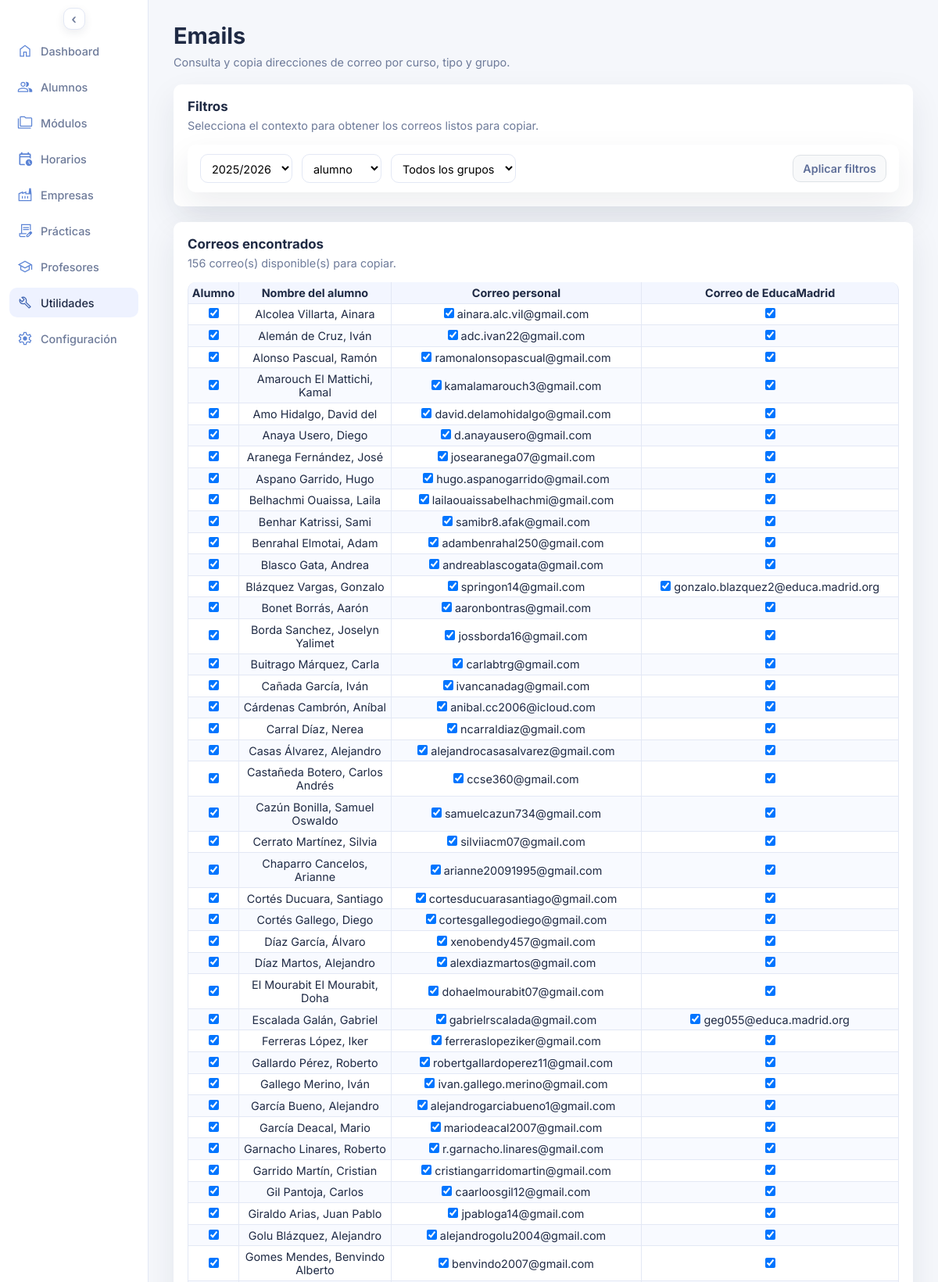
Screenshot of /emails.php (upper part) with the database file from the repository.
### tables this page shows
CREATE TABLE `alumnos` (
  `id_alumno` int UNSIGNED NOT NULL,
  `nia` varchar(20) DEFAULT NULL,
  `dni` varchar(20) DEFAULT NULL,
  `seg_soc` varchar(20) DEFAULT NULL,
  `apellido1` varchar(60) NOT NULL,
  `apellido2` varchar(60) DEFAULT NULL,
  `nombre` varchar(60) NOT NULL,
  `fecha_nacimiento` date DEFAULT NULL,
  `horas_ffe_aprobadas` smallint UNSIGNED DEFAULT NULL,
  `id_provincia` int UNSIGNED DEFAULT NULL,
  `id_localidad` int UNSIGNED DEFAULT NULL,
  `cp` varchar(10) DEFAULT NULL,
  `repite_curso` tinyint(1) DEFAULT '0',
  `nombre_tutor1` varchar(60) DEFAULT NULL,
  `telefono_tutor1` varchar(20) DEFAULT NULL,
  `correo_tutor1` varchar(150) DEFAULT NULL,
  `nombre_tutor2` varchar(60) DEFAULT NULL,
  `telefono_tutor2` varchar(20) DEFAULT NULL,
  `correo_tutor2` varchar(150) DEFAULT NULL,
  `faltas_10_dia` date DEFAULT NULL,
  `faltas_10_cantidad` smallint UNSIGNED NOT NULL DEFAULT '0',
  `faltas_15_dia` date DEFAULT NULL,
  `faltas_15_cantidad` smallint UNSIGNED NOT NULL DEFAULT '0',
  `comentarios` text
);

### emails.php (the view, shortened to what this page needs)
<?php
$pdo = db();
$cursos_stmt = $pdo->query('SELECT id_curso_escolar, curso_escolar, activo FROM cursos_escolares ORDER BY activo DESC, id_curso_escolar DESC');
$cursos_escolares = $cursos_stmt->fetchAll(PDO::FETCH_ASSOC);
$curso_activo_id = 0;
foreach ($cursos_escolares as $curso_item) {
  if ((int) ($curso_item['activo'] ?? 0) === 1) {
    $curso_activo_id = (int) $curso_item['id_curso_escolar'];
    break;
  }
}
$curso_escolar_id = isset($_GET['id_curso_escolar']) && ctype_digit((string) $_GET['id_curso_escolar'])
  ? (int) $_GET['id_curso_escolar']
  : $curso_activo_id;
$tipo = (string) ($_GET['tipo'] ?? 'alumno');
$emails = [];
$alumnos = [];
if ($tipo === 'alumno') {
  $sql_alumnos =
    'SELECT
      a.id_alumno,
      a.apellido1,
      a.apellido2,
      a.nombre,
      MIN(CASE
        WHEN TRIM(COALESCE(c.etiqueta, "")) = "Personal" THEN TRIM(COALESCE(c.direccion_correo, ""))
        ELSE NULL
      END) AS correo_personal,
      MIN(CASE
        WHEN TRIM(COALESCE(c.etiqueta, "")) = "EducaMadrid" THEN TRIM(COALESCE(c.direccion_correo, ""))
        ELSE NULL
      END) AS correo_educamadrid
     FROM alumno_curso ac
     INNER JOIN alumnos a ON a.id_alumno = ac.id_alumno
     LEFT JOIN correos c
       ON c.id_entidad = a.id_alumno
      AND c.entidad_tipo = "alumno"
     WHERE ac.id_curso_escolar = :id_curso_escolar';
  $params_alumnos = ['id_curso_escolar' => $curso_escolar_id];
  $sql_alumnos .= '
     GROUP BY a.id_alumno, a.apellido1, a.apellido2, a.nombre
     ORDER BY a.apellido1, a.apellido2, a.nombre';
  $emails_stmt = $pdo->prepare($sql_alumnos);
  $emails_stmt->execute($params_alumnos);
  $alumnos = $emails_stmt->fetchAll(PDO::FETCH_ASSOC);
  $alumnos_seleccionados = [];
  $correos_personales_seleccionados = [];
  $correos_educamadrid_seleccionados = [];
  $seleccion_manual = isset($_GET['seleccion']) && (string) $_GET['seleccion'] === '1';
  foreach ($alumnos as $alumno_item) {
    $id_alumno_item = (int) ($alumno_item['id_alumno'] ?? 0);
    $correo_personal_item = trim((string) ($alumno_item['correo_personal'] ?? ''));
    $correo_educamadrid_item = trim((string) ($alumno_item['correo_educamadrid'] ?? ''));
    $incluir_correo_personal = $seleccion_manual
      ? in_array($id_alumno_item, $correos_personales_seleccionados, true)
      : true;
    if ($incluir_correo_personal && $correo_personal_item !== '') {
      $emails[] = $correo_personal_item;
    }
    $incluir_correo_educamadrid = $seleccion_manual
      ? in_array($id_alumno_item, $correos_educamadrid_seleccionados, true)
      : true;
    if ($incluir_correo_educamadrid && $correo_educamadrid_item !== '') {
      $emails[] = $correo_educamadrid_item;
    }
  }
}
$emails = array_values(array_unique(array_filter(array_map(static fn ($email): string => trim((string) $email), $emails), static fn (string $email): bool => $email !== '')));
?>
<!DOCTYPE html>
<html lang="es">
<head>
  <link rel="stylesheet" href="assets/styles.css">
</head>
<body>
  <div class="page">
    <?php require __DIR__ . '/includes/sidebar.php'; ?>
    <main class="content">
      <header class="header">
        <div>
          <h1>Emails</h1>
          <p class="subheading">Consulta y copia direcciones de correo por curso, tipo y grupo.</p>
        </div>
      </header>
      <section class="panel">
        <div class="panel-header">
          <h3>Filtros</h3>
          <p>Selecciona el contexto para obtener los correos listos para copiar.</p>
        </div>
        <form class="topbar" method="get">
          <div class="topbar-actions">
            <label class="calendar-select">
              <select name="id_curso_escolar">
                <?php foreach ($cursos_escolares as $curso): ?>
                  <option value="<?php echo (int) $curso['id_curso_escolar']; ?>" <?php echo (int) $curso['id_curso_escolar'] === $curso_escolar_id ? 'selected' : ''; ?>>
                    <?php echo htmlspecialchars((string) $curso['curso_escolar'], ENT_QUOTES, 'UTF-8'); ?>
                  </option>
                <?php endforeach; ?>
              </select>
            </label>
            <label class="calendar-select">
              <select name="tipo">
                <option value="alumno" <?php echo $tipo === 'alumno' ? 'selected' : ''; ?>>alumno</option>
              </select>
            </label>
            <?php if ($tipo === 'alumno'): ?>
              <label class="calendar-select">
                <select name="id_grupo">
                  <option value="">Todos los grupos</option>
                </select>
              </label>
            <?php endif; ?>
          </div>
          <button type="submit" class="edit-toggle">Aplicar filtros</button>
        </form>
      </section>
      <section class="panel">
        <div class="panel-header">
          <h3>Correos encontrados</h3>
          <p><?php echo count($emails); ?> correo(s) disponible(s) para copiar.</p>
        </div>
        <?php if ($tipo === 'alumno'): ?>
          <form class="panel-grid" method="get">
            <table>
              <thead>
                <tr>
                  <th>Alumno</th>
                  <th>Nombre del alumno</th>
                  <th>Correo personal</th>
                  <th>Correo de EducaMadrid</th>
                </tr>
              </thead>
              <tbody>
                <?php foreach ($alumnos as $alumno): ?>
                  <?php
                  $id_alumno = (int) ($alumno['id_alumno'] ?? 0);
                  $apellido1 = trim((string) ($alumno['apellido1'] ?? ''));
                  $apellido2 = trim((string) ($alumno['apellido2'] ?? ''));
                  $nombre = trim((string) ($alumno['nombre'] ?? ''));
                  $correo_personal = trim((string) ($alumno['correo_personal'] ?? ''));
                  $correo_educamadrid = trim((string) ($alumno['correo_educamadrid'] ?? ''));
                  $nombre_completo = sprintf('%s%s, %s', $apellido1, $apellido2 !== '' ? ' ' . $apellido2 : '', $nombre);
                  $alumno_checked = !isset($_GET['seleccion']) || in_array($id_alumno, $alumnos_seleccionados, true);
                  $correo_personal_checked = !isset($_GET['seleccion']) || in_array($id_alumno, $correos_personales_seleccionados, true);
                  $correo_educamadrid_checked = !isset($_GET['seleccion']) || in_array($id_alumno, $correos_educamadrid_seleccionados, true);
                  ?>
                  <tr>
                    <td><input type="checkbox" name="alumnos[]" value="<?php echo $id_alumno; ?>" <?php echo $alumno_checked ? 'checked' : ''; ?>></td>
                    <td><?php echo htmlspecialchars($nombre_completo, ENT_QUOTES, 'UTF-8'); ?></td>
                    <td>
                      <input type="checkbox" name="correos_personales[]" value="<?php echo $id_alumno; ?>" <?php echo $correo_personal_checked ? 'checked' : ''; ?>>
                      <?php echo htmlspecialchars($correo_personal, ENT_QUOTES, 'UTF-8'); ?>
                    </td>
                    <td>
                      <input type="checkbox" name="correos_educamadrid[]" value="<?php echo $id_alumno; ?>" <?php echo $correo_educamadrid_checked ? 'checked' : ''; ?>>
                      <?php echo htmlspecialchars($correo_educamadrid, ENT_QUOTES, 'UTF-8'); ?>
                    </td>
                  </tr>
                <?php endforeach; ?>
              </tbody>
            </table>
          </form>
        <?php endif; ?>
      </section>
    </main>
  </div>
</body>
</html>

### rows the page displays
alumnos: nombre_completo "Alcolea Villarta, Ainara", correo_personal "ainara.alc.vil@gmail.com"
alumnos: nombre_completo "Alemán de Cruz, Iván", correo_personal "adc.ivan22@gmail.com"
alumnos: nombre_completo "Alonso Pascual, Ramón", correo_personal "ramonalonsopascual@gmail.com"
alumnos: nombre_completo "Amarouch El Mattichi, Kamal", correo_personal "kamalamarouch3@gmail.com"
alumnos: nombre_completo "Amo Hidalgo, David del", correo_personal "david.delamohidalgo@gmail.com"
alumnos: nombre_completo "Anaya Usero, Diego", correo_personal "d.anayausero@gmail.com"
alumnos: nombre_completo "Aranega Fernández, José", correo_personal "josearanega07@gmail.com"
alumnos: nombre_completo "Aspano Garrido, Hugo", correo_personal "hugo.aspanogarrido@gmail.com"
alumnos: nombre_completo "Belhachmi Ouaissa, Laila", correo_personal "lailaouaissabelhachmi@gmail.com"
alumnos: nombre_completo "Benhar Katrissi, Sami", correo_personal "samibr8.afak@gmail.com"
alumnos: nombre_completo "Benrahal Elmotai, Adam", correo_personal "adambenrahal250@gmail.com"
alumnos: nombre_completo "Blasco Gata, Andrea", correo_personal "andreablascogata@gmail.com"
alumnos: nombre_completo "Blázquez Vargas, Gonzalo", correo_personal "springon14@gmail.com", correo_educamadrid "gonzalo.blazquez2@educa.madrid.org"
alumnos: nombre_completo "Bonet Borrás, Aarón", correo_personal "aaronbontras@gmail.com"
alumnos: nombre_completo "Borda Sanchez, Joselyn Yalimet", correo_personal "jossborda16@gmail.com"
alumnos: nombre_completo "Buitrago Márquez, Carla", correo_personal "carlabtrg@gmail.com"
alumnos: nombre_completo "Cañada García, Iván", correo_personal "ivancanadag@gmail.com"
alumnos: nombre_completo "Cárdenas Cambrón, Aníbal", correo_personal "anibal.cc2006@icloud.com"
alumnos: nombre_completo "Carral Díaz, Nerea", correo_personal "ncarraldiaz@gmail.com"
alumnos: nombre_completo "Casas Álvarez, Alejandro", correo_personal "alejandrocasasalvarez@gmail.com"
alumnos: nombre_completo "Castañeda Botero, Carlos Andrés", correo_personal "ccse360@gmail.com"
alumnos: nombre_completo "Cazún Bonilla, Samuel Oswaldo", correo_personal "samuelcazun734@gmail.com"
alumnos: nombre_completo "Cerrato Martínez, Silvia", correo_personal "silviiacm07@gmail.com"
alumnos: nombre_completo "Chaparro Cancelos, Arianne", correo_personal "arianne20091995@gmail.com"
alumnos: nombre_completo "Cortés Ducuara, Santiago", correo_personal "cortesducuarasantiago@gmail.com"
alumnos: nombre_completo "Cortés Gallego, Diego", correo_personal "cortesgallegodiego@gmail.com"
alumnos: nombre_completo "Díaz García, Álvaro", correo_personal "xenobendy457@gmail.com"
alumnos: nombre_completo "Díaz Martos, Alejandro", correo_personal "alexdiazmartos@gmail.com"
alumnos: nombre_completo "El Mourabit El Mourabit, Doha", correo_personal "dohaelmourabit07@gmail.com"
alumnos: nombre_completo "Escalada Galán, Gabriel", correo_personal "gabrielrscalada@gmail.com", correo_educamadrid "geg055@educa.madrid.org"
alumnos: nombre_completo "Ferreras López, Iker", correo_personal "ferreraslopeziker@gmail.com"
alumnos: nombre_completo "Gallardo Pérez, Roberto", correo_personal "robertgallardoperez11@gmail.com"
alumnos: nombre_completo "Gallego Merino, Iván", correo_personal "ivan.gallego.merino@gmail.com"
alumnos: nombre_completo "García Bueno, Alejandro", correo_personal "alejandrogarciabueno1@gmail.com"
alumnos: nombre_completo "García Deacal, Mario", correo_personal "mariodeacal2007@gmail.com"
alumnos: nombre_completo "Garnacho Linares, Roberto", correo_personal "r.garnacho.linares@gmail.com"
alumnos: nombre_completo "Garrido Martín, Cristian", correo_personal "cristiangarridomartin@gmail.com"
alumnos: nombre_completo "Gil Pantoja, Carlos", correo_personal "caarloosgil12@gmail.com"
alumnos: nombre_completo "Giraldo Arias, Juan Pablo", correo_personal "jpabloga14@gmail.com"
alumnos: nombre_completo "Golu Blázquez, Alejandro", correo_personal "alejandrogolu2004@gmail.com"
alumnos: nombre_completo "Gomes Mendes, Benvindo Alberto", correo_personal "benvindo2007@gmail.com"

### other values shown
$item['label'] "Dashboard"
$item['label'] "Alumnos"
$item['label'] "Módulos"
$item['label'] "Horarios"
$item['label'] "Empresas"
$item['label'] "Prácticas"
$item['label'] "Profesores"
$item['label'] "Utilidades"
$item['label'] "Configuración"
count($emails) "156"
form field id_curso_escolar "2025/2026"
